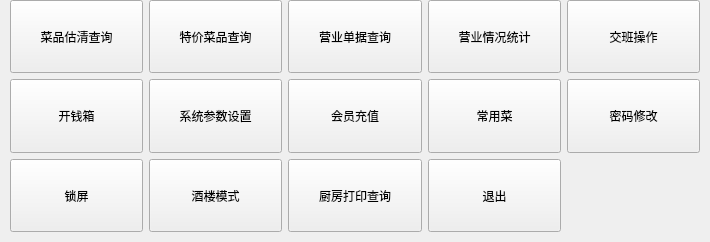
<?xml version="1.0" encoding="UTF-8"?>
<ui version="4.0">
 <class>function_selection</class>
 <widget class="QDialog" name="function_selection">
  <property name="geometry">
   <rect>
    <x>0</x>
    <y>0</y>
    <width>710</width>
    <height>242</height>
   </rect>
  </property>
  <property name="windowTitle">
   <string>Dialog</string>
  </property>
  <layout class="QVBoxLayout" name="verticalLayout">
   <property name="leftMargin">
    <number>0</number>
   </property>
   <property name="topMargin">
    <number>0</number>
   </property>
   <property name="rightMargin">
    <number>0</number>
   </property>
   <property name="bottomMargin">
    <number>0</number>
   </property>
   <item>
    <layout class="QGridLayout" name="gridLayout">
     <property name="leftMargin">
      <number>10</number>
     </property>
     <property name="rightMargin">
      <number>10</number>
     </property>
     <property name="bottomMargin">
      <number>10</number>
     </property>
     <property name="spacing">
      <number>6</number>
     </property>
     <item row="0" column="0">
      <widget class="QPushButton" name="pushButton">
       <property name="sizePolicy">
        <sizepolicy hsizetype="Minimum" vsizetype="Expanding">
         <horstretch>0</horstretch>
         <verstretch>0</verstretch>
        </sizepolicy>
       </property>
       <property name="minimumSize">
        <size>
         <width>0</width>
         <height>70</height>
        </size>
       </property>
       <property name="focusPolicy">
        <enum>Qt::NoFocus</enum>
       </property>
       <property name="text">
        <string>菜品估清查询</string>
       </property>
       <property name="outer_stylesheet" stdset="0">
        <string>pushbutton</string>
       </property>
      </widget>
     </item>
     <item row="0" column="1">
      <widget class="QPushButton" name="pushButton_2">
       <property name="sizePolicy">
        <sizepolicy hsizetype="Minimum" vsizetype="Expanding">
         <horstretch>0</horstretch>
         <verstretch>0</verstretch>
        </sizepolicy>
       </property>
       <property name="minimumSize">
        <size>
         <width>0</width>
         <height>70</height>
        </size>
       </property>
       <property name="focusPolicy">
        <enum>Qt::NoFocus</enum>
       </property>
       <property name="text">
        <string>特价菜品查询</string>
       </property>
       <property name="outer_stylesheet" stdset="0">
        <string>pushbutton</string>
       </property>
      </widget>
     </item>
     <item row="0" column="2">
      <widget class="QPushButton" name="pushButton_3">
       <property name="sizePolicy">
        <sizepolicy hsizetype="Minimum" vsizetype="Expanding">
         <horstretch>0</horstretch>
         <verstretch>0</verstretch>
        </sizepolicy>
       </property>
       <property name="minimumSize">
        <size>
         <width>0</width>
         <height>70</height>
        </size>
       </property>
       <property name="focusPolicy">
        <enum>Qt::NoFocus</enum>
       </property>
       <property name="text">
        <string>营业单据查询</string>
       </property>
       <property name="outer_stylesheet" stdset="0">
        <string>pushbutton</string>
       </property>
      </widget>
     </item>
     <item row="0" column="3">
      <widget class="QPushButton" name="pushButton_4">
       <property name="sizePolicy">
        <sizepolicy hsizetype="Minimum" vsizetype="Expanding">
         <horstretch>0</horstretch>
         <verstretch>0</verstretch>
        </sizepolicy>
       </property>
       <property name="minimumSize">
        <size>
         <width>0</width>
         <height>70</height>
        </size>
       </property>
       <property name="focusPolicy">
        <enum>Qt::NoFocus</enum>
       </property>
       <property name="text">
        <string>营业情况统计</string>
       </property>
       <property name="outer_stylesheet" stdset="0">
        <string>pushbutton</string>
       </property>
      </widget>
     </item>
     <item row="0" column="4">
      <widget class="QPushButton" name="pushButton_9">
       <property name="sizePolicy">
        <sizepolicy hsizetype="Minimum" vsizetype="Expanding">
         <horstretch>0</horstretch>
         <verstretch>0</verstretch>
        </sizepolicy>
       </property>
       <property name="minimumSize">
        <size>
         <width>0</width>
         <height>70</height>
        </size>
       </property>
       <property name="focusPolicy">
        <enum>Qt::NoFocus</enum>
       </property>
       <property name="text">
        <string>交班操作</string>
       </property>
       <property name="outer_stylesheet" stdset="0">
        <string>pushbutton</string>
       </property>
      </widget>
     </item>
     <item row="1" column="0">
      <widget class="QPushButton" name="pushButton_6">
       <property name="sizePolicy">
        <sizepolicy hsizetype="Minimum" vsizetype="Expanding">
         <horstretch>0</horstretch>
         <verstretch>0</verstretch>
        </sizepolicy>
       </property>
       <property name="minimumSize">
        <size>
         <width>0</width>
         <height>70</height>
        </size>
       </property>
       <property name="focusPolicy">
        <enum>Qt::NoFocus</enum>
       </property>
       <property name="text">
        <string>开钱箱</string>
       </property>
       <property name="outer_stylesheet" stdset="0">
        <string>pushbutton</string>
       </property>
      </widget>
     </item>
     <item row="1" column="1">
      <widget class="QPushButton" name="pushButton_8">
       <property name="sizePolicy">
        <sizepolicy hsizetype="Minimum" vsizetype="Expanding">
         <horstretch>0</horstretch>
         <verstretch>0</verstretch>
        </sizepolicy>
       </property>
       <property name="minimumSize">
        <size>
         <width>0</width>
         <height>70</height>
        </size>
       </property>
       <property name="focusPolicy">
        <enum>Qt::NoFocus</enum>
       </property>
       <property name="text">
        <string>系统参数设置</string>
       </property>
       <property name="outer_stylesheet" stdset="0">
        <string>pushbutton</string>
       </property>
      </widget>
     </item>
     <item row="1" column="2">
      <widget class="QPushButton" name="pushButton_7">
       <property name="sizePolicy">
        <sizepolicy hsizetype="Minimum" vsizetype="Expanding">
         <horstretch>0</horstretch>
         <verstretch>0</verstretch>
        </sizepolicy>
       </property>
       <property name="minimumSize">
        <size>
         <width>0</width>
         <height>70</height>
        </size>
       </property>
       <property name="focusPolicy">
        <enum>Qt::NoFocus</enum>
       </property>
       <property name="text">
        <string>会员充值</string>
       </property>
       <property name="outer_stylesheet" stdset="0">
        <string>pushbutton</string>
       </property>
      </widget>
     </item>
     <item row="1" column="3">
      <widget class="QPushButton" name="pushButton_5">
       <property name="sizePolicy">
        <sizepolicy hsizetype="Minimum" vsizetype="Expanding">
         <horstretch>0</horstretch>
         <verstretch>0</verstretch>
        </sizepolicy>
       </property>
       <property name="minimumSize">
        <size>
         <width>0</width>
         <height>70</height>
        </size>
       </property>
       <property name="focusPolicy">
        <enum>Qt::NoFocus</enum>
       </property>
       <property name="text">
        <string>常用菜</string>
       </property>
       <property name="outer_stylesheet" stdset="0">
        <string>pushbutton</string>
       </property>
      </widget>
     </item>
     <item row="1" column="4">
      <widget class="QPushButton" name="pushButton_10">
       <property name="sizePolicy">
        <sizepolicy hsizetype="Minimum" vsizetype="Expanding">
         <horstretch>0</horstretch>
         <verstretch>0</verstretch>
        </sizepolicy>
       </property>
       <property name="minimumSize">
        <size>
         <width>0</width>
         <height>70</height>
        </size>
       </property>
       <property name="focusPolicy">
        <enum>Qt::NoFocus</enum>
       </property>
       <property name="text">
        <string>密码修改</string>
       </property>
       <property name="outer_stylesheet" stdset="0">
        <string>pushbutton</string>
       </property>
      </widget>
     </item>
     <item row="2" column="0">
      <widget class="QPushButton" name="pushButton_13">
       <property name="sizePolicy">
        <sizepolicy hsizetype="Minimum" vsizetype="Expanding">
         <horstretch>0</horstretch>
         <verstretch>0</verstretch>
        </sizepolicy>
       </property>
       <property name="minimumSize">
        <size>
         <width>0</width>
         <height>70</height>
        </size>
       </property>
       <property name="focusPolicy">
        <enum>Qt::NoFocus</enum>
       </property>
       <property name="text">
        <string>锁屏</string>
       </property>
       <property name="outer_stylesheet" stdset="0">
        <string>pushbutton</string>
       </property>
      </widget>
     </item>
     <item row="2" column="1">
      <widget class="QPushButton" name="pushButton_11">
       <property name="sizePolicy">
        <sizepolicy hsizetype="Minimum" vsizetype="Expanding">
         <horstretch>0</horstretch>
         <verstretch>0</verstretch>
        </sizepolicy>
       </property>
       <property name="minimumSize">
        <size>
         <width>0</width>
         <height>70</height>
        </size>
       </property>
       <property name="focusPolicy">
        <enum>Qt::NoFocus</enum>
       </property>
       <property name="text">
        <string>酒楼模式</string>
       </property>
       <property name="outer_stylesheet" stdset="0">
        <string>pushbutton</string>
       </property>
      </widget>
     </item>
     <item row="2" column="2">
      <widget class="QPushButton" name="pushButton_14">
       <property name="sizePolicy">
        <sizepolicy hsizetype="Minimum" vsizetype="Expanding">
         <horstretch>0</horstretch>
         <verstretch>0</verstretch>
        </sizepolicy>
       </property>
       <property name="minimumSize">
        <size>
         <width>0</width>
         <height>70</height>
        </size>
       </property>
       <property name="focusPolicy">
        <enum>Qt::NoFocus</enum>
       </property>
       <property name="text">
        <string>厨房打印查询</string>
       </property>
       <property name="outer_stylesheet" stdset="0">
        <string>pushbutton</string>
       </property>
      </widget>
     </item>
     <item row="2" column="3">
      <widget class="QPushButton" name="pushButton_12">
       <property name="sizePolicy">
        <sizepolicy hsizetype="Minimum" vsizetype="Expanding">
         <horstretch>0</horstretch>
         <verstretch>0</verstretch>
        </sizepolicy>
       </property>
       <property name="minimumSize">
        <size>
         <width>0</width>
         <height>70</height>
        </size>
       </property>
       <property name="focusPolicy">
        <enum>Qt::NoFocus</enum>
       </property>
       <property name="text">
        <string>退出</string>
       </property>
       <property name="outer_stylesheet" stdset="0">
        <string>pushbutton</string>
       </property>
      </widget>
     </item>
    </layout>
   </item>
  </layout>
 </widget>
 <resources/>
 <connections/>
</ui>
